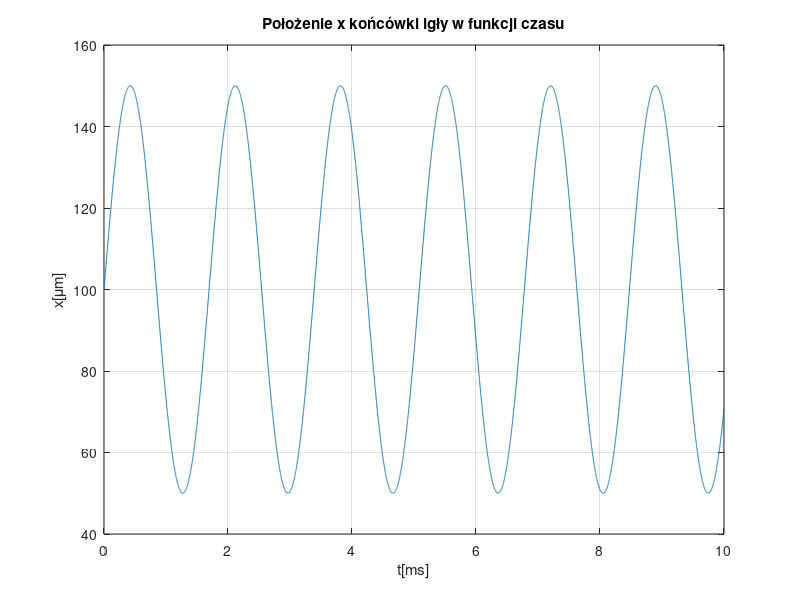
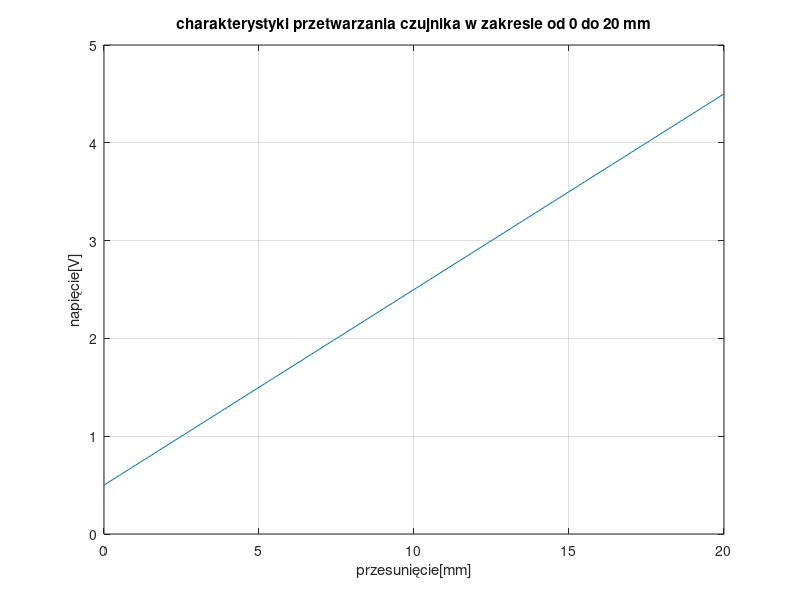

MATLAB code to generate these figures, in order:
clc
close all
clear all

%% Zadanie 1
%a
a=9;
f=500+10*a;

T=1/f;
step=T/100;


t= (0:1e-6:0.01);
tf=t*f*2*pi;
x=100e-6+sin(tf)*50e-6;

figure
plot(t*1000,x*1e6);
xlabel('t[ms]')
ylabel('x[μm]');
title('Położenie x końcówki igły w funkcji czasu');
grid on
hold off

%b
v=50e-6*f*2*pi
a=50e-6*(f*2*pi)^2


%% Zadanie 3
U0=0.5;
U1=3.5;

x0=0;
x1=15;

a = (U1-U0)/(x1-x0);
b= U1-x1*a;

x=0:0.1:20;
 
u =a*x+b;

figure
plot(x,u)
grid on
title('charakterystyki przetwarzania czujnika w zakresie od 0 do 20 mm')
xlabel('przesunięcie[mm]')
ylabel('napięcie[V]')
hold off

